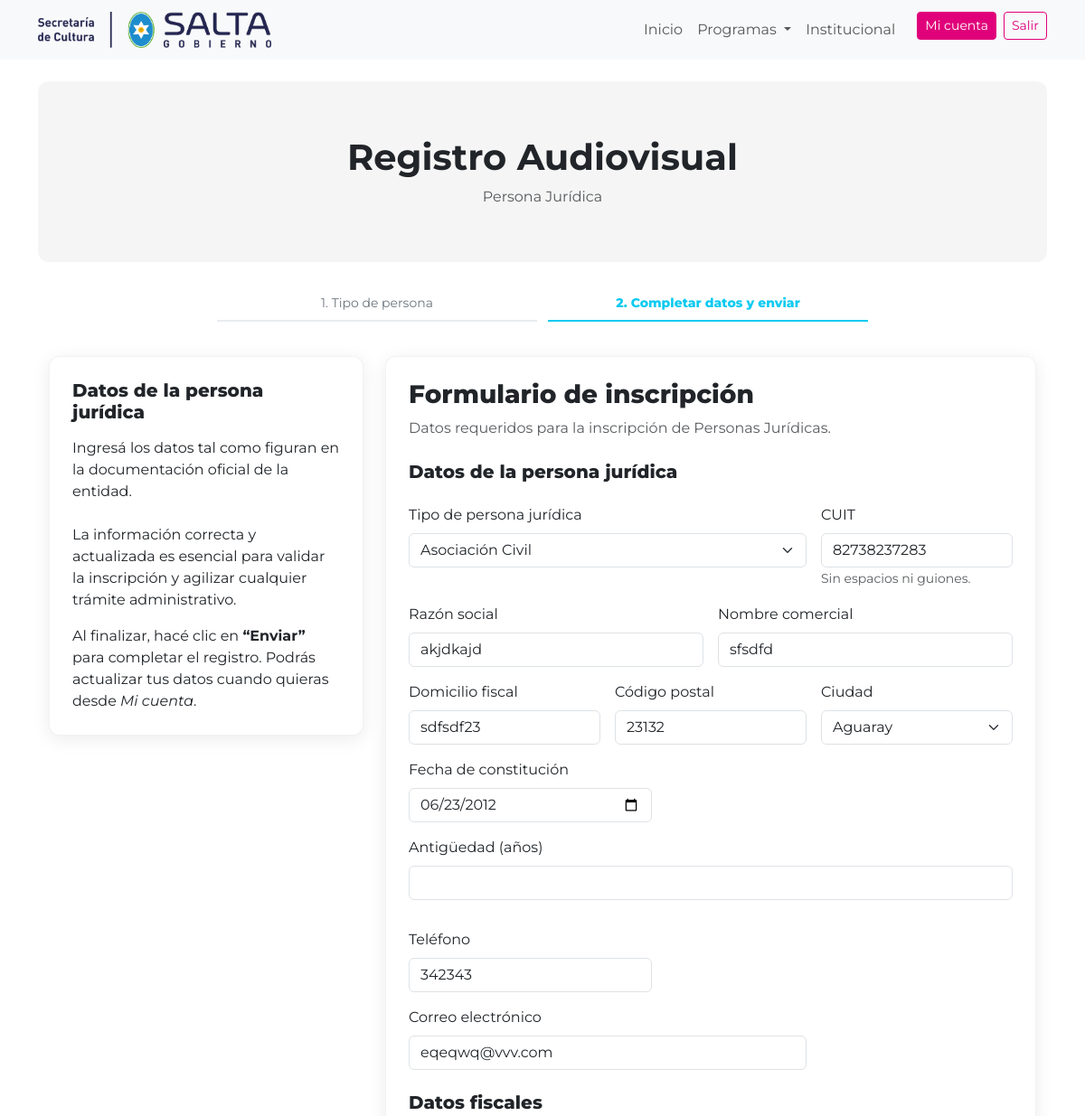
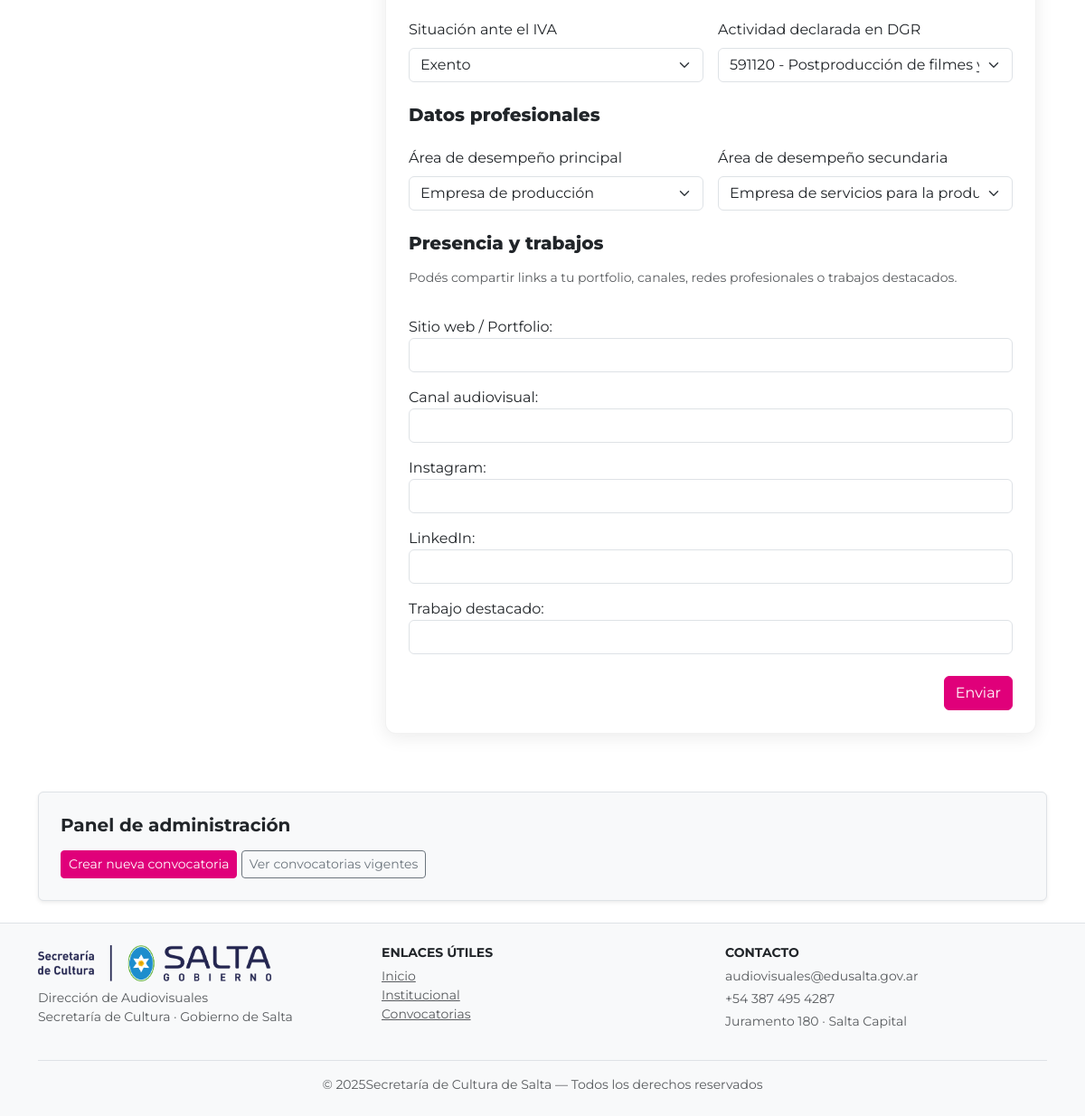
The page /registro/persona-juridica/ (signed in) on the database its author committed (2 pictures, top to bottom).
### registro_audiovisual/models.py (models this page shows, shortened)
class PersonaJuridica(models.Model):
    tipo_persona_juridica = models.CharField(
        max_length=100,
        choices=[
            ("asociacion", "Asociación Civil"),
            ("fundacion", "Fundación"),
            ("empresa", "Empresa"),
            ("cooperativa", "Cooperativa"),
        ]
    )
    cuil_cuit = models.CharField(max_length=20)
    razon_social = models.CharField(max_length=200)
    nombre_comercial = models.CharField(
        max_length=200,
        blank=True,
        null=True
    )
    domicilio_fiscal = models.CharField(max_length=250)
    localidad_fiscal = models.CharField(
        max_length=100,
        choices=LUGARES_RESIDENCIA
    )
    codigo_postal_fiscal = models.CharField(max_length=10)
    situacion_iva = models.CharField(
        max_length=5,
        choices=SITUACION_IVA
    )
    actividad_dgr = models.CharField(
        max_length=10,
        choices=ACTIVIDAD_DGR
    )
    fecha_constitucion = models.DateField()
    antiguedad = models.PositiveIntegerField()
    telefono = models.CharField(max_length=50)
    email = models.EmailField()
    user = models.OneToOneField(
        User,
        on_delete=models.CASCADE,
        related_name="persona_juridica",
        null=True,
        blank=True
    )
    area_desempeno_JJPP_1 = models.CharField(
        max_length=50,
        choices=AREA_DESEMPENO_PPJJ_1,
        verbose_name="Área de desempeño principal"
    )
    area_desempeno_JJPP_2 = models.CharField(
        max_length=50,
        choices=AREA_DESEMPENO_PPJJ_2,
        verbose_name="Área de desempeño secundaria"
    )
    portfolio_web = models.URLField(
        "Sitio web / Portfolio",
        blank=True,
        null=True,
        help_text="Sitio web personal, de la productora o portfolio online (Vimeo, Behance, etc.)"
    )
    canal_video = models.URLField(
        "Canal audiovisual",
        blank=True,
        null=True,
        help_text="Canal de YouTube, Vimeo u otra plataforma de video"
    )
    instagram = models.URLField(
        "Instagram",
        blank=True,
        null=True,
        help_text="Perfil de Instagram profesional"
    )
    linkedin = models.URLField(
        "LinkedIn",
        blank=True,
        null=True,
        help_text="Perfil de LinkedIn"
    )
    link_trabajo_destacado = models.URLField(
        "Trabajo destacado",
        blank=True,
        null=True,
        help_text="Link a una obra o trabajo audiovisual relevante"
    )
    fecha_creacion = models.DateTimeField(auto_now_add=True)

### registro_audiovisual/views.py (the view)
# urls.py: path("persona-juridica/", views.editar_persona_juridica, name="editar_persona_juridica"),
@login_required(login_url="/usuarios/login/")
def editar_persona_juridica(request):
    user = request.user
    persona_existente = PersonaJuridica.objects.filter(user=user).first()
    if request.method == "POST":
        form = PersonaJuridicaForm(request.POST, instance=persona_existente)
        if form.is_valid():
            persona = form.save()
            persona.user = user
            persona.save(update_fields=["user"])
            return redirect(
                reverse("registro_audiovisual:inscripcion_exitosa")
                + f"?tipo=juridica&id={persona.id}"
            )
    else:
        form = PersonaJuridicaForm(instance=persona_existente)  # 👈 SIN initial
    return render(
        request,
        "registro/editar_persona_juridica.html",
        {"form": form}
    )

### registro_audiovisual/templates/registro/editar_persona_juridica.html (shortened to what this page needs)
{% extends "sitio_publico/base.html" %}
{% load static %}
{% block content %}
<section class="fomento-hero text-center">
  <h1 class="fw-bold mb-2">Registro Audiovisual</h1>
  <p class="text-muted mb-0">Persona Jurídica</p>
</section>
<div class="container mt-2">
  <div class="row justify-content-center">
    <div class="col-lg-8">
      <div class="dav-steps">
        <div class="step">1. Tipo de persona</div>
        <div class="step active">2. Completar datos y enviar</div>
      </div>
    </div>
  </div>
</div>
<div class="container py-3">
  <div class="row justify-content-center">
    <div class="col-lg-4 mb-4">
      <div class="dav-card">
        <h5 class="mb-3">Datos de la persona jurídica</h5>
        <p>
          Ingresá los datos tal como figuran en la documentación oficial de la entidad.<br><br>
          La información correcta y actualizada es esencial para validar la inscripción
          y agilizar cualquier trámite administrativo.
        </p>
        <p class="mb-0">
          Al finalizar, hacé clic en <strong>“Enviar”</strong> para completar el registro.
          Podrás actualizar tus datos cuando quieras desde <em>Mi cuenta</em>.
        </p>
      </div>
    </div>
    <div class="col-lg-8">
      <div class="dav-card">
        <h3 class="mb-2">Formulario de inscripción</h3>
        <p class="text-muted mb-4">
          Datos requeridos para la inscripción de Personas Jurídicas.
        </p>
        <form method="post" class="row g-3">
          <div class="col-12">
            <h5>Datos de la persona jurídica</h5>
          </div>
          <div class="col-md-8">
            <label class="form-label">Tipo de persona jurídica</label>
            {{ form.tipo_persona_juridica }}
          </div>
          <div class="col-md-4">
            <label class="form-label">CUIT</label>
            {{ form.cuil_cuit }}
            <small class="text-muted">Sin espacios ni guiones.</small>
          </div>
          <div class="col-md-6">
            <label class="form-label">Razón social</label>
            {{ form.razon_social }}
          </div>
          <div class="col-md-6">
            <label class="form-label">Nombre comercial</label>
            {{ form.nombre_comercial }}
          </div>
          <div class="col-md-4">
            <label class="form-label">Domicilio fiscal</label>
            {{ form.domicilio_fiscal }}
          </div>
          <div class="col-md-4">
            <label class="form-label">Código postal</label>
            {{ form.codigo_postal_fiscal }}
          </div>
          <div class="col-md-4">
            <label class="form-label">Ciudad</label>
            {{ form.localidad_fiscal }}
          </div>
          <div class="col-md-5">
            <label class="form-label">Fecha de constitución</label>
            {{ form.fecha_constitucion }}
          </div>
          <div class="mb-3">
            <label class="form-label">Antigüedad (años)</label>
              <input
                type="text"
                id="antiguedad_calculada"
                class="form-control"
                readonly
              >
          </div>
          <div class="col-md-5">
            <label class="form-label">Teléfono</label>
            {{ form.telefono }}
          </div>
          <div class="col-md-8">
            <label class="form-label">Correo electrónico</label>
            {{ form.email }}
          </div>
          <div class="col-12 mt-4">
            <h5>Datos fiscales</h5>
          </div>
          <div class="col-md-6">
            <label class="form-label">Situación ante el IVA</label>
            {{ form.situacion_iva }}
          </div>
          <div class="col-md-6">
            <label class="form-label">Actividad declarada en DGR</label>
            {{ form.actividad_dgr }}
          </div>
          <div class="col-12 mt-4">
            <h5>Datos profesionales</h5>
          </div>
          <div class="col-md-6">
            <label class="form-label">Área de desempeño principal</label>
            {{ form.area_desempeno_JJPP_1 }}
          </div>
          <div class="col-md-6">
            <label class="form-label">Área de desempeño secundaria</label>
            {{ form.area_desempeno_JJPP_2 }}
          </div>
          <div class="col-12 mt-4">
          <h5 class="mb-3">Presencia y trabajos</h5>
          <p class="text-muted small">
          Podés compartir links a tu portfolio, canales, redes profesionales o trabajos destacados.
          </p>
        </div>
          <div class="col-12">
            {{ form.portfolio_web.label_tag }}
            {{ form.portfolio_web }}
          </div>
          <div class="col-12">
            {{ form.canal_video.label_tag }}
            {{ form.canal_video }}
          </div>
          <div class="col-12">
            {{ form.instagram.label_tag }}
            {{ form.instagram }}
          </div>
          <div class="col-12">
            {{ form.linkedin.label_tag }}
            {{ form.linkedin }}
          </div>
          <div class="col-12">
            {{ form.link_trabajo_destacado.label_tag }}
            {{ form.link_trabajo_destacado }}
          </div>
          <div class="col-12 text-end mt-4">
            <button type="submit" class="btn btn-primary">
              Enviar
            </button>
          </div>
        </form>
      </div>
    </div>
  </div>
</div>
{% endblock %}

### sitio_publico/static/sitio_publico/css/main.css (style rules this page uses)
html, body { font-family: 'Montserrat', sans-serif; }

### sitio_publico/static/sitio_publico/css/ui.css (style rules this page uses)
.fomento-hero { background: #f5f5f5; border-radius: 12px; padding: 60px 35px; margin-bottom: 35px; }
.dav-card { background: #fff; border-radius: 12px; padding: 25px; box-shadow: 0 4px 20px rgba(0, 0, 0, 0.08); border: 1px solid rgba(0, 0, 0, 0.05); }
.dav-card h3 { font-weight: 800; }
.dav-card h5 { font-weight: 800; }
.dav-steps { display: flex; justify-content: space-between; gap: 12px; margin-bottom: 22px; font-size: 0.875rem; color: #6c757d; }
.dav-steps .step { flex: 1; text-align: center; padding-bottom: 8px; border-bottom: 2px solid #e9ecef; }
.dav-steps .step.active { font-weight: 800; color: #0dcaf0; border-bottom-color: #0dcaf0; }

### rows shown on the page
PersonaJuridica: tipo_persona_juridica "Asociación Civil", cuil_cuit "82738237283", razon_social "akjdkajd", nombre_comercial "sfsdfd", domicilio_fiscal "sdfsdf23", codigo_postal_fiscal "23132", localidad_fiscal "Aguaray", fecha_constitucion "06/23/2012", telefono "342343", email "eqeqwq@vvv.com", situacion_iva "Exento", actividad_dgr "591120 - Postproducción de filmes y videocintas", area_desempeno_JJPP_1 "Empresa de producción", area_desempeno_JJPP_2 "Empresa de servicios para la producción"
